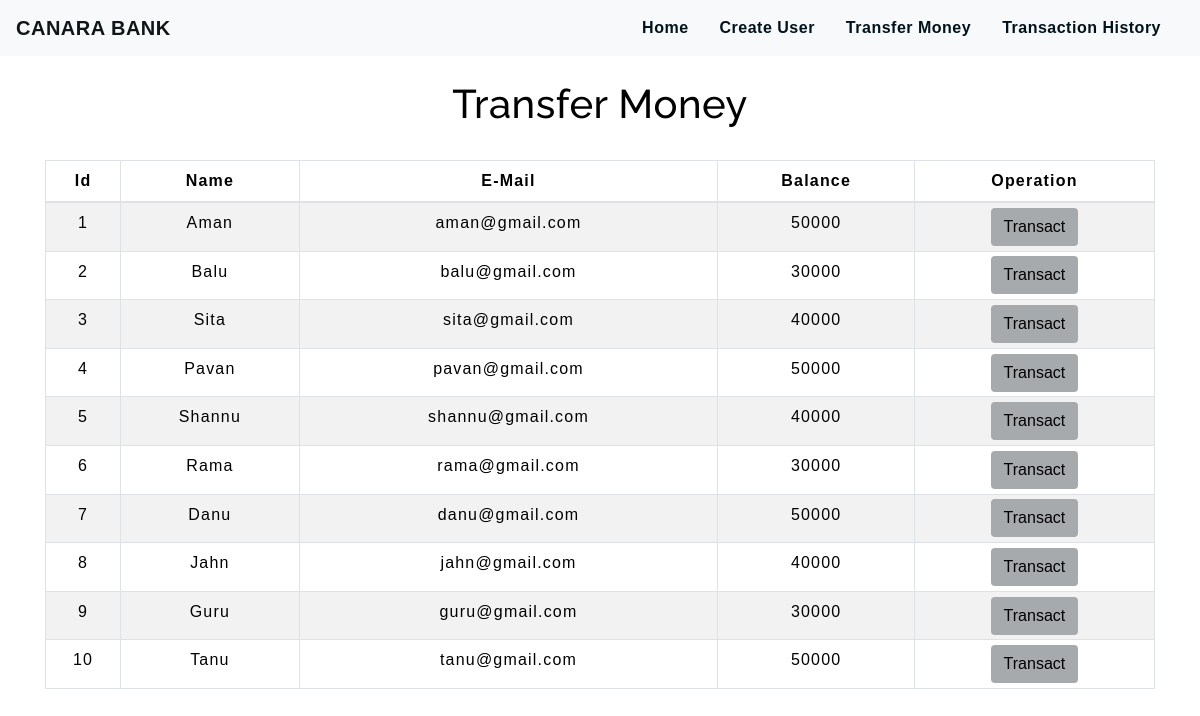
The app's page /transfermoney.php with its own data.
### tables this page shows
CREATE TABLE `users` (
  `id` int(3) NOT NULL,
  `name` text NOT NULL,
  `email` varchar(30) NOT NULL,
  `balance` int(8) NOT NULL
);

### transfermoney.php (the view, shortened to what this page needs)
<!DOCTYPE html>
<html lang="en">
<head>
    <link rel="stylesheet" href="https://maxcdn.bootstrapcdn.com/bootstrap/4.0.0/css/bootstrap.min.css">
    <link rel="stylesheet" type="text/css" href="css/table.css">
    <link rel="stylesheet" type="text/css" href="css/navbar.css">
</head>
<body style="background-color :#f6f17f7;">
<?php
    include 'config.php';
    $sql = "SELECT * FROM users";
    $result = mysqli_query($conn,$sql);
?>
<?php
  include 'navbar.php';
?>
<div class="container">
        <h2 class="text-center pt-4" style="color : black;">Transfer Money</h2>
        <br>
            <div class="row">
                <div class="col">
                    <div class="table-responsive-sm">
                    <table class="table table-hover table-sm table-striped table-condensed table-bordered" style="border-color:black;">
                        <thead style="color : black;">
                            <tr>
                            <th scope="col" class="text-center py-2">Id</th>
                            <th scope="col" class="text-center py-2">Name</th>
                            <th scope="col" class="text-center py-2">E-Mail</th>
                            <th scope="col" class="text-center py-2">Balance</th>
                            <th scope="col" class="text-center py-2">Operation</th>
                            </tr>
                        </thead>
                        <tbody>
                <?php
                    while($rows=mysqli_fetch_assoc($result)){
                ?>
                    <tr style="color : black;">
                        <td class="py-2"><?php echo $rows['id'] ?></td>
                        <td class="py-2"><?php echo $rows['name']?></td>
                        <td class="py-2"><?php echo $rows['email']?></td>
                        <td class="py-2"><?php echo $rows['balance']?></td>
                        <td><a href="selecteduserdetail.php?id= <?php echo $rows['id'] ;?>"> <button type="button" class="btn" style="background-color :#a7aaad;">Transact</button></a></td>
                    </tr>
                <?php
                    }
                ?>
                        </tbody>
                    </table>
                    </div>
                </div>
            </div>
         </div>
</body>
</html>

### navbar.php (shortened to what this page needs)
<nav class="navbar navbar-expand-md navbar-light bg-light">
<a class="navbar-brand" href="index.php" style="color : #101517 ;"><b>CANARA BANK</b></a>
<div class="collapse navbar-collapse" id="collapsibleNavbar">
      <ul class="navbar-nav ml-auto">
        <li class="nav-item">
          <a class="nav-link" href="index.php" style="color : #00131c;"><b>Home</b></a>
        </li>
        <li class="nav-item">
          <a class="nav-link" href="createuser.php" style="color : #00131c;"><b>Create User</b></a>
        </li>
        <li class="nav-item">
          <a class="nav-link" href="transfermoney.php" style="color : #00131c;"><b>Transfer Money</b></a>
        </li>
        <li class="nav-item">
          <a class="nav-link" href="transactionhistory.php" style="color : #00131c;"><b>Transaction History</b></a>
        </li>
    </div>
 </nav>

### css/table.css (style rules this page uses)
* { padding: 0; margin: 0; box-sizing: border-box; font-family: sans-serif; }
h2 { font-size: 40px; }
table { letter-spacing: 1.2px; }
td { text-align: center; }
button { border:none; background: #d9d9d9; transition: 1s; }

### css/navbar.css (style rules this page uses)
.nav-link { margin-right: 15px; color:#2F363F; letter-spacing: 0.5px; transition: 0.5s; }
.navbar-brand { color: #4C4B4B; letter-spacing: 0.5px; }
h2 { color: #4C4B4B; letter-spacing: 0.5px; font-family: raleway; }

### transfermoney.php (style rules this page uses)
button { transition: 1.5s; }

### records on screen
users: id "1", name "Aman", email "aman@gmail.com", balance "50000"
users: id "2", name "Balu", email "balu@gmail.com", balance "30000"
users: id "3", name "Sita", email "sita@gmail.com", balance "40000"
users: id "4", name "Pavan", email "pavan@gmail.com", balance "50000"
users: id "5", name "Shannu", email "shannu@gmail.com", balance "40000"
users: id "6", name "Rama", email "rama@gmail.com", balance "30000"
users: id "7", name "Danu", email "danu@gmail.com", balance "50000"
users: id "8", name "Jahn", email "jahn@gmail.com", balance "40000"
users: id "9", name "Guru", email "guru@gmail.com", balance "30000"
users: id "10", name "Tanu", email "tanu@gmail.com", balance "50000"
